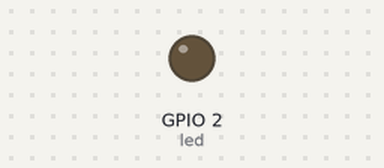
A program run on a simulated ESP32 board running MicroPython. Shown: output pins drawn as LEDs (lit = HIGH). WiFi joins after 1.5 s; what the program prints to the serial console is not drawn. At 2.0 s the program stops and its outputs stay as they are.

Above: at 0.1 s.
At 1.6 s:
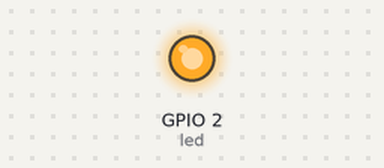
Timing chart, 0 to 3.1 s (numbered marks = the images above):
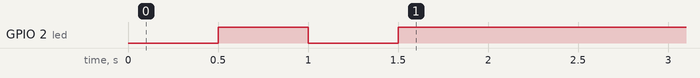

The program:

wifi.py
```python
import network
import time
from machine import Pin

# Variabel global agar mudah diubah
SSID = 'baguschoiri'
PASSWORD = '12345678'
LED_PIN = 2  # GPIO2 umum untuk LED pada ESP32 (ganti jika berbeda)

# Inisialisasi LED
led = Pin(LED_PIN, Pin.OUT)

def connect_wifi():
    wlan = network.WLAN(network.STA_IF)
    wlan.active(True)
    if not wlan.isconnected():
        print('Menghubungkan ke jaringan WiFi...')
        wlan.connect(SSID, PASSWORD)
        while not wlan.isconnected():
            led.value(0)  # LED mati saat belum konek
            time.sleep(0.5)
            led.value(1)
            time.sleep(0.5)
        print('Berhasil terhubung ke WiFi!')
        led.value(1)  # LED nyala saat sudah konek
        print('Alamat IP:', wlan.ifconfig()[0])
    else:
        print('Sudah terkoneksi, IP:', wlan.ifconfig()[0])
        led.value(1)
    return wlan

def disconnect_wifi():
    wlan = network.WLAN(network.STA_IF)
    wlan.active(False)
    led.value(0)
    print('WiFi diputus.')

def status_wifi():
    wlan = network.WLAN(network.STA_IF)
    return wlan.isconnected()

def get_ip():
    wlan = network.WLAN(network.STA_IF)
    if wlan.isconnected():
        return wlan.ifconfig()[0]
    else:
        return None

# Jika ingin testing langsung:
if __name__ == '__main__':
    connect_wifi()
```

Measured:
- by itself, GPIO 2 (led): LOW → HIGH at 0.50 s, → LOW 0.50 s later, → HIGH 0.50 s later
